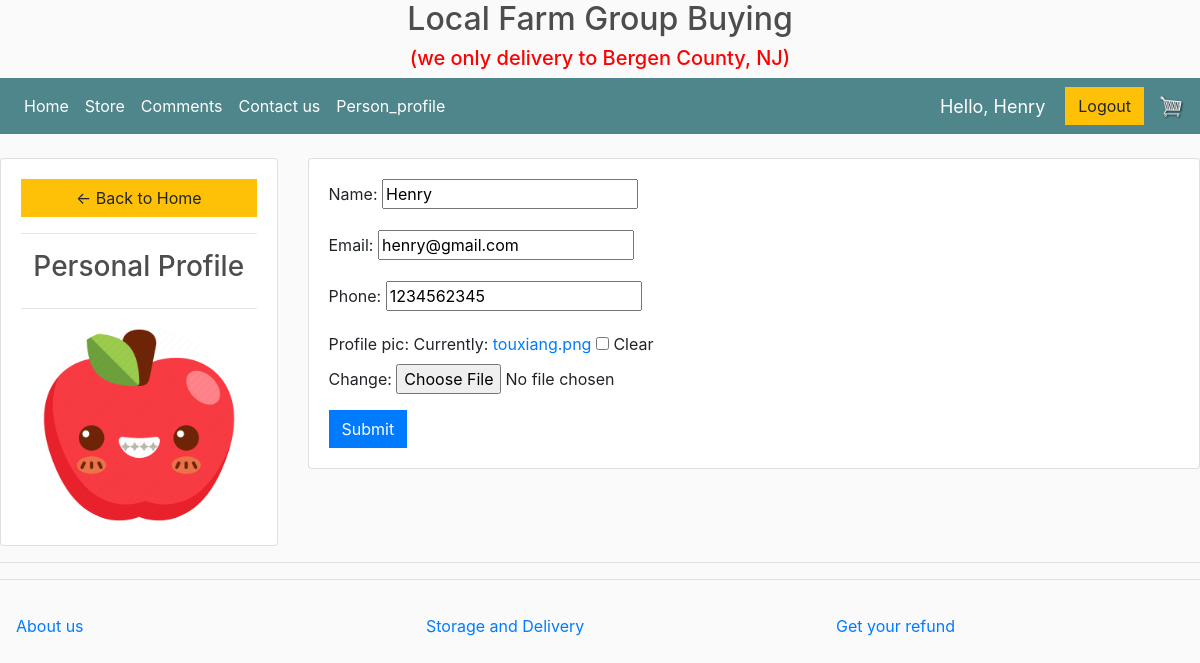
The page /customer_setting/ (signed in) on the database its author committed.
### store/models.py (models this page shows, shortened)
class Customer(models.Model):
    user = models.OneToOneField(User, null=True, blank=True, on_delete=models.CASCADE)
    name = models.CharField(max_length=200, null=True)
    email = models.EmailField(max_length=200)
    phone = models.CharField(max_length=200)
    profile_pic = models.ImageField(default='touxiang.png', null=True, blank=True)

### store/decorators.py (the view)
		def wrapper_func(request, *args, **kwargs):
			group = None
			if request.user.groups.exists():
				group = request.user.groups.all()[0].name
			if group in allowed_roles:
				return view_func(request, *args, **kwargs)
			else:
				return HttpResponse('You are not authorized')

### store/forms.py
class CustomerForm(ModelForm):
	class Meta:
		model = Customer
		fields = '__all__'
		exclude = ['user']

### store/views.py (called while the page is built)
@login_required(login_url='login')
@allowed_users(allowed_roles=['customer'])
def customersetting(request):
	customer = request.user.customer
	form = CustomerForm(instance=customer)
	if request.method == 'POST':
		form = CustomerForm(request.POST, request.FILES, instance=customer)
		if form.is_valid():
			form.save()
	context = {'form': form, 'customer': customer}
	return render(request, 'store/customer_setting.html', context)

### store/templates/store/customer_setting.html (shortened to what this page needs)
{%  extends 'store/mainin.html' %}
{% load static %}
{% block content %}
<br>
<div class="row">
	<div class="col-md-3">
		<div class="card card-body">
			<a class="btn btn-warning" href="{% url 'customer' %}"> &#8592; Back to Home</a>
			<hr>
			<h3 style="text-align: center">Personal Profile</h3>
			<hr>
			<img class="profile-pic" src="{{request.user.customer.profile_pic.url}}" >
		</div>
	</div>
   <div class="col-md-9">
      <div class="card card-body">
         <form method="POST" action="" enctype="multipart/form-data">
            {{form.as_p}}
         <input class="btn btn-primary" type="submit" name="Update Information">
         </form>
      </div>
   </div>
</div>
{% endblock %}

### store/templates/store/navbarin.html (shortened to what this page needs)
{% load static %}
<nav class="navbar navbar-expand-lg navbar-dark bg-dark">
    <div class="collapse navbar-collapse" id="navbarSupportedContent">
	    <ul class="navbar-nav mr-auto">
	      <li class="nav-item active">
	        <a class="nav-link" href="{% url 'homein' %}">Home </a>
	      </li>
              <li class="nav-item active">
	        <a class="nav-link" href="{% url 'store' %}">Store</a>
			</li>
	      <li class="nav-item active">
	        <a class="nav-link" href="{% url 'commentsin' %}">Comments</a>
	      </li>
            <li class="nav-item active">
	        <a class="nav-link" href="{% url 'contactin' %}">Contact us</a>
	      </li>
			{% if request.user.is_staff %}
			 <li class="nav-item active">
	        <a class="nav-link" href="{% url 'dashboard' %}">Control Panel</a>
	      </li>
			{% else %}
			<li class="nav-item active">
	        <a class="nav-link" href="{% url 'customer_setting' %}">Person_profile</a>
	      </li>
			{% endif %}
	    </ul>
        <div class="form-inline my-2 my-lg-0">
	     	<span class="hello-msg">Hello, {{request.user}}</span>
	    </div>
	    <div class="form-inline my-2 my-lg-0">
	     	<a href="{% url 'logout' %}"class="btn btn-warning">Logout</a>
			{% if request.user.customer %}
	     	<a href="{% url 'cart' %}">
	    		<img  id="cart-icon" src="{% static 'images/cart.png' %}">
	    	</a>
			{% endif %}
	    </div>
       </div>
	 </nav>

### static/css/main.css (style rules this page uses)
body { background-color: hsl(0, 0%, 98%); }
h1,h2,h3,h4,h5,h6 { color:hsl(0, 0%, 30%); }
.bg-dark { background-color: #4f868c!important; }
#cart-icon { width:25px; display: inline-block; margin-left: 15px; }
.btn { border-radius: 0; }

### store/templates/store/navbarin.html (style rules this page uses)
.hello-msg { font-size: 18px; color: #fff; margin-right: 20px; }

### store/templates/store/customer_setting.html (style rules this page uses)
.profile-pic { max-width: 200px; max-height:200px; margin: 0 auto; border-radius: 50%; }

### rows shown on the page
Customer: name "Henry", email "henry@gmail.com", phone "1234562345"

### other values the page prints
{{ request.user }} "Henry"
